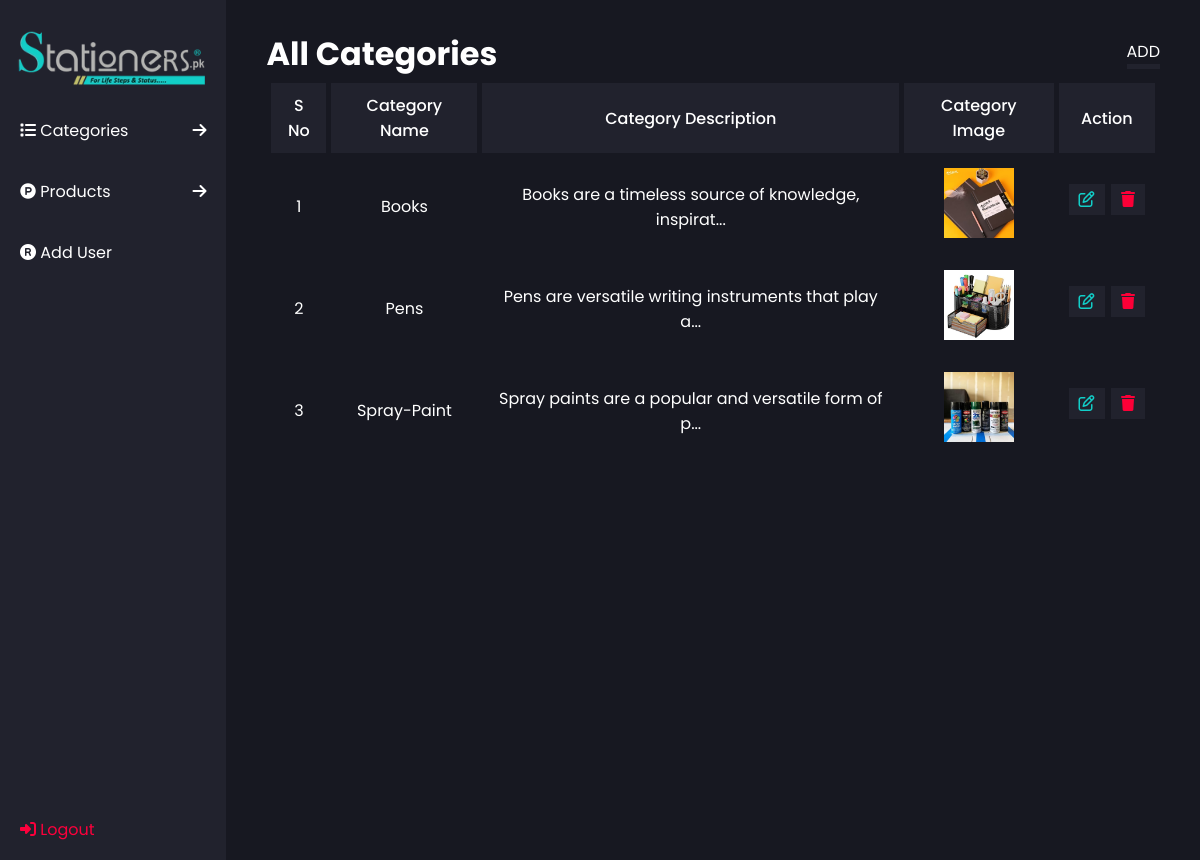
The app's page /allCategories.php with its own data.
### tables this page shows
CREATE TABLE `categories` (
  `category_id` int(11) NOT NULL,
  `category_name` varchar(256) NOT NULL,
  `category_description` varchar(256) NOT NULL,
  `category_image` varchar(256) NOT NULL
);

### allCategories.php (the view)
<?php
require("./base/header.php");
?>
<div class="main-section">
    <div class="dataDisplay-header">
        <h1>All Categories</h1>
        <a href="./addCategory.php">ADD</a>
    </div>
    <table class="table" width="100%" cellpadding="10">
        <tr>
            <th>S No</th>
            <th>Category Name</th>
            <th>Category Description</th>
            <th>Category Image</th>
            <th>Action</th>
        </tr>
        <?php
        $sno = 1;
        $select_query = "SELECT * FROM `categories`";
        $result = mysqli_query($db_connection, $select_query);
        while($display = mysqli_fetch_array($result)){
        ?>
        <tr>
            <td><?php echo $sno++?></td>
            <td><?php echo $display['category_name']?></td>
            <td>
                <?php
                $description = $display['category_description'];
                $shortDescription = substr($description, 0, 50);
                echo $shortDescription.(strlen($description) > 50 ? "..." : "")
                ?>
            </td>
            <td><img src="./uploads/categoryUploads/<?php echo $display['category_image']?>" width="70" alt=""></td>
            <td>
                <a style="color: #12CEC8" class="actionBtn" href=""><i class="fa-regular fa-pen-to-square"></i></a>
                <a style="color: #FC0037" class="actionBtn" href="./logics.php?deleteCategory=<?php echo $display['category_id']?>"><i class="fa-solid fa-trash"></i></a>
            </td>
        </tr>
        <?php
        }
        ?>
    </table>
</div>
<?php
require("./base/footer.php");
?>

### css/style.css (style rules this page uses)
* { font-family: "Poppins", serif; margin: 0; padding: 0; }
body { background: #171821; color: #FFF; }
.container .main-section { padding: 30px 40px; width: 75%; }
.table { border-collapse: separate; border-spacing: 5px; text-align: center; }
.table tr th,td { padding: 10px; }
.table tr th { font-weight: 500; }
.table tr:first-child { background: #21222D; }
.table tr { border-bottom: 1px solid #21222D; }
.table tr td:last-child { display: flex; gap: 0.4em; margin-top: 1em; }
.actionBtn { color: #FFF; background: #21222D; padding: 3px 10px; }
.dataDisplay-header, .dataInsertion-header { display: flex; justify-content: space-between; align-items: center; }
.dataInsertion-header a, .dataDisplay-header a { text-decoration: none; color: #FFF; border-bottom: 5px solid #21222D; }

### records on screen
categories: category_name "Books", category_description "Books are a timeless source of knowledge, inspirat", category_image (picture)
categories: category_name "Pens", category_description "Pens are versatile writing instruments that play a", category_image (picture)
categories: category_name "Spray-Paint", category_description "Spray paints are a popular and versatile form of p", category_image (picture)
